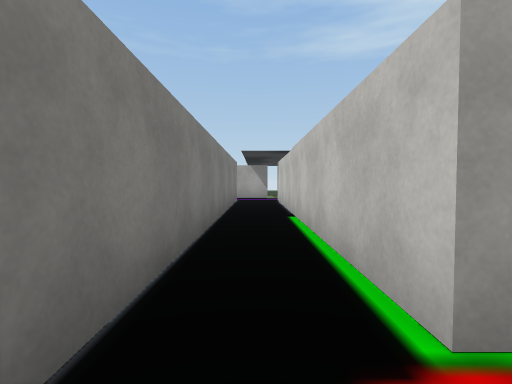
View 1 (above)

16 first-person views from a walk through a scene from a Unity 3-D project. The camera is 1.2 m above the floor, tilts 2° down and sees 85° across. The floor is counted in squares, 2 m on a side. Each view is taken from the middle of a square. On the plan, view 1 faces up. The plan holds only what a view shows up to about 9 squares ahead; the rest is blank. The player character is not drawn. Some animated figures are not drawn. Door leaves are left out, so doorways stand open. Some surface patterns are stand-ins.

View 2
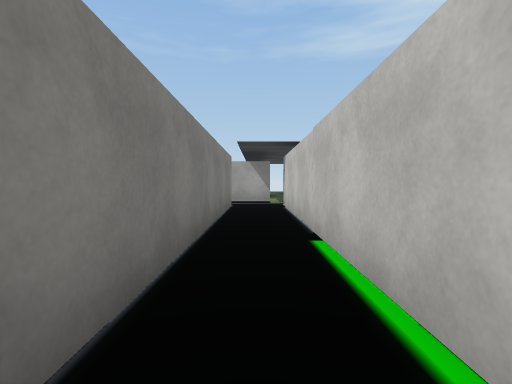

View 3
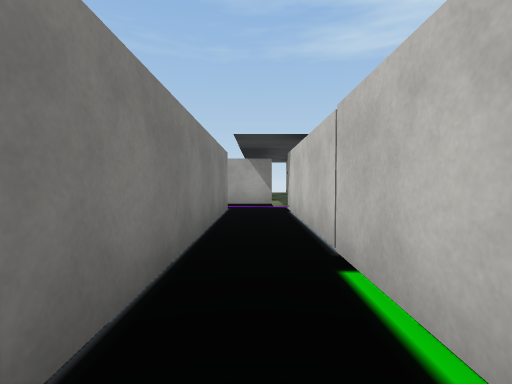

View 4
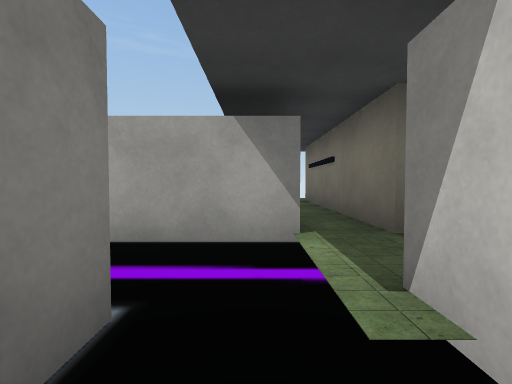

View 5
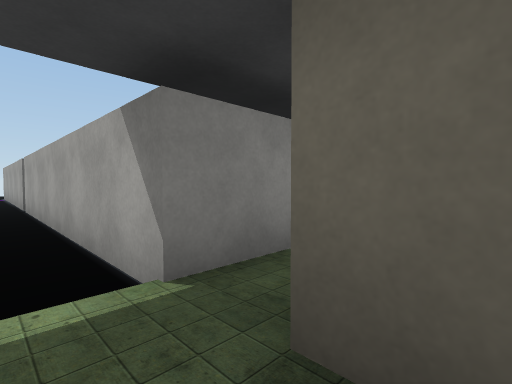

View 6
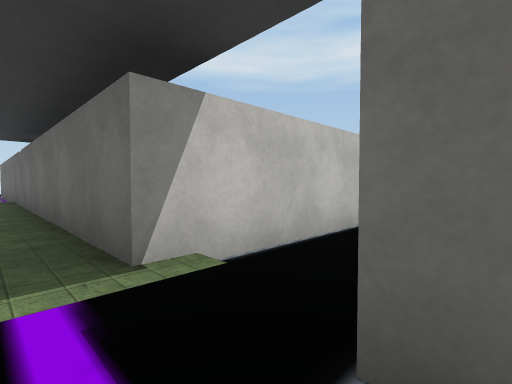

View 7
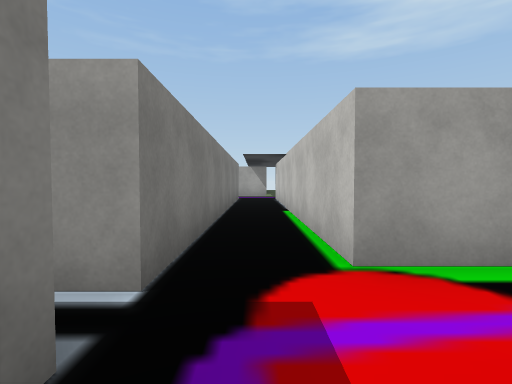

View 8
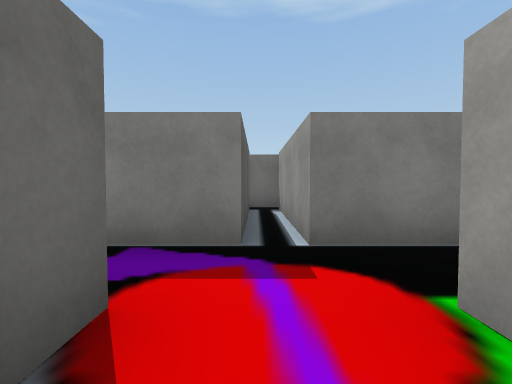

View 9
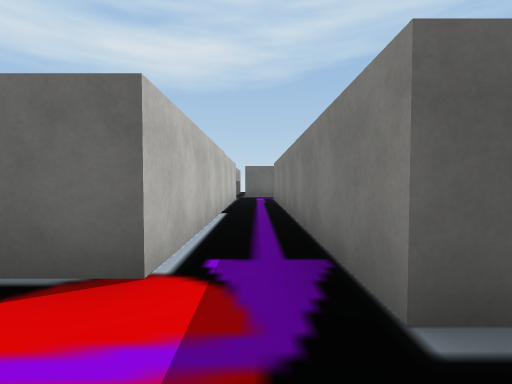

View 10
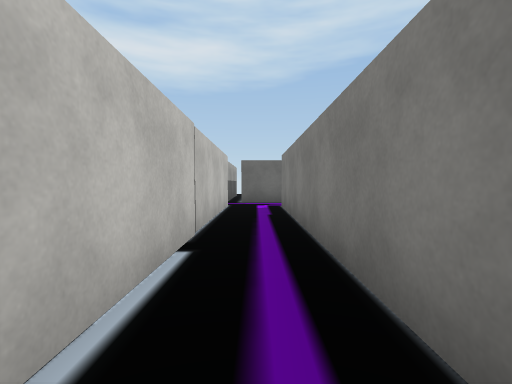

View 11
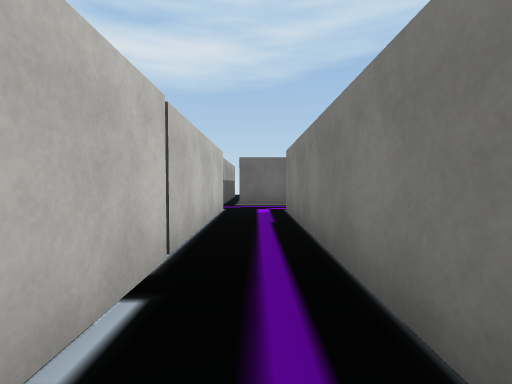

View 12
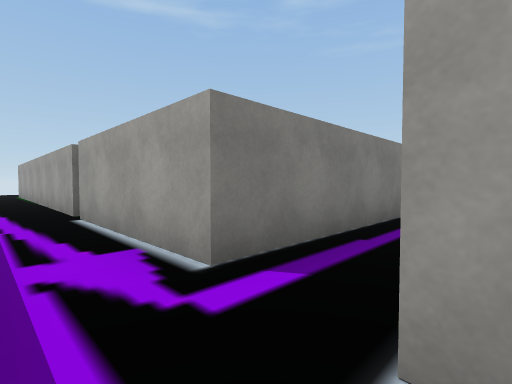

View 13
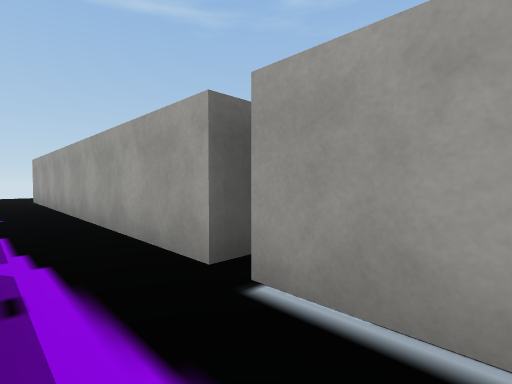

View 14
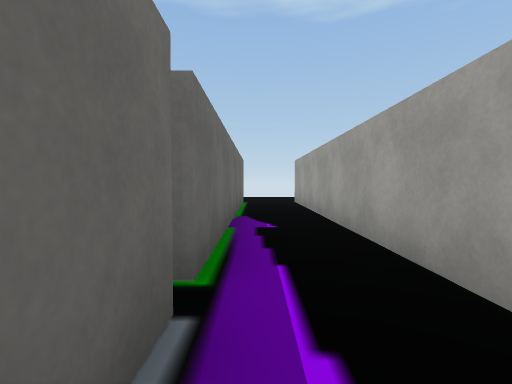

View 15
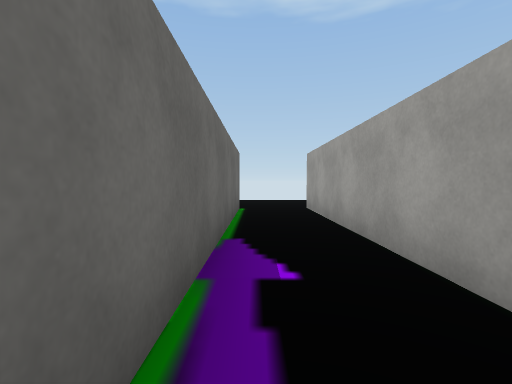

View 16
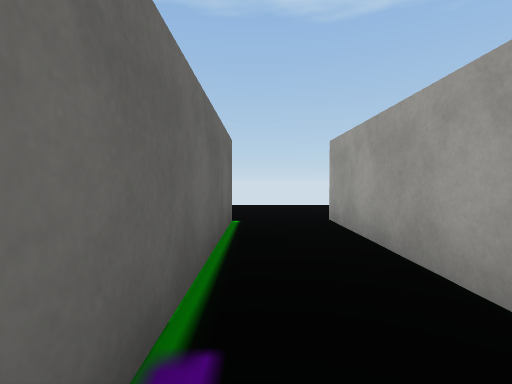

### Floor plan
Key: @ floor where view 1 was taken; # wall or solid block; . main floor; : floor 0.25 m higher than the main floor.
Columns run from 16 left of view 1 to 11 right of it. Each row starts with its distance up from view 1.
 12                 #:
 11       ###########:#
 10          ....  ..::::::::
  9                #.###########
  8                #.#
  7                #.#
  6                #.#
  5                #.#
  4                # #
  3                #.#
  2                #.#
  1            #####.##
  0            #####@..
 -1                #.##
 -2                #.#
 -3                #.#
 -4                #.#
 -5                #.#
 -6                #.#
 -7                #.#
 -8 ..         #   #.#
 -9 ...#############.#
-10 ..................
-11    #########   ###
-12                  #

Where each view was taken, in squares from view 1:
view 1: 0 up, 0 right, facing up
view 2: 2 up, 0 right, facing up
view 3: 3 up, 0 right, facing up
view 4: 8 up, 0 right, facing up
view 5: 10 up, 2 right, facing up-left
view 6: 10 up, 1 left, facing down-right
view 7: 1 down, 0 right, facing up
view 8: 0 up, 2 right, facing left
view 9: 1 up, 0 right, facing down
view 10: 2 down, 0 right, facing down
view 11: 3 down, 0 right, facing down
view 12: 10 down, 1 right, facing up-left
view 13: 10 down, 3 left, facing up-left
view 14: 10 down, 5 left, facing left
view 15: 10 down, 7 left, facing left
view 16: 10 down, 9 left, facing left
